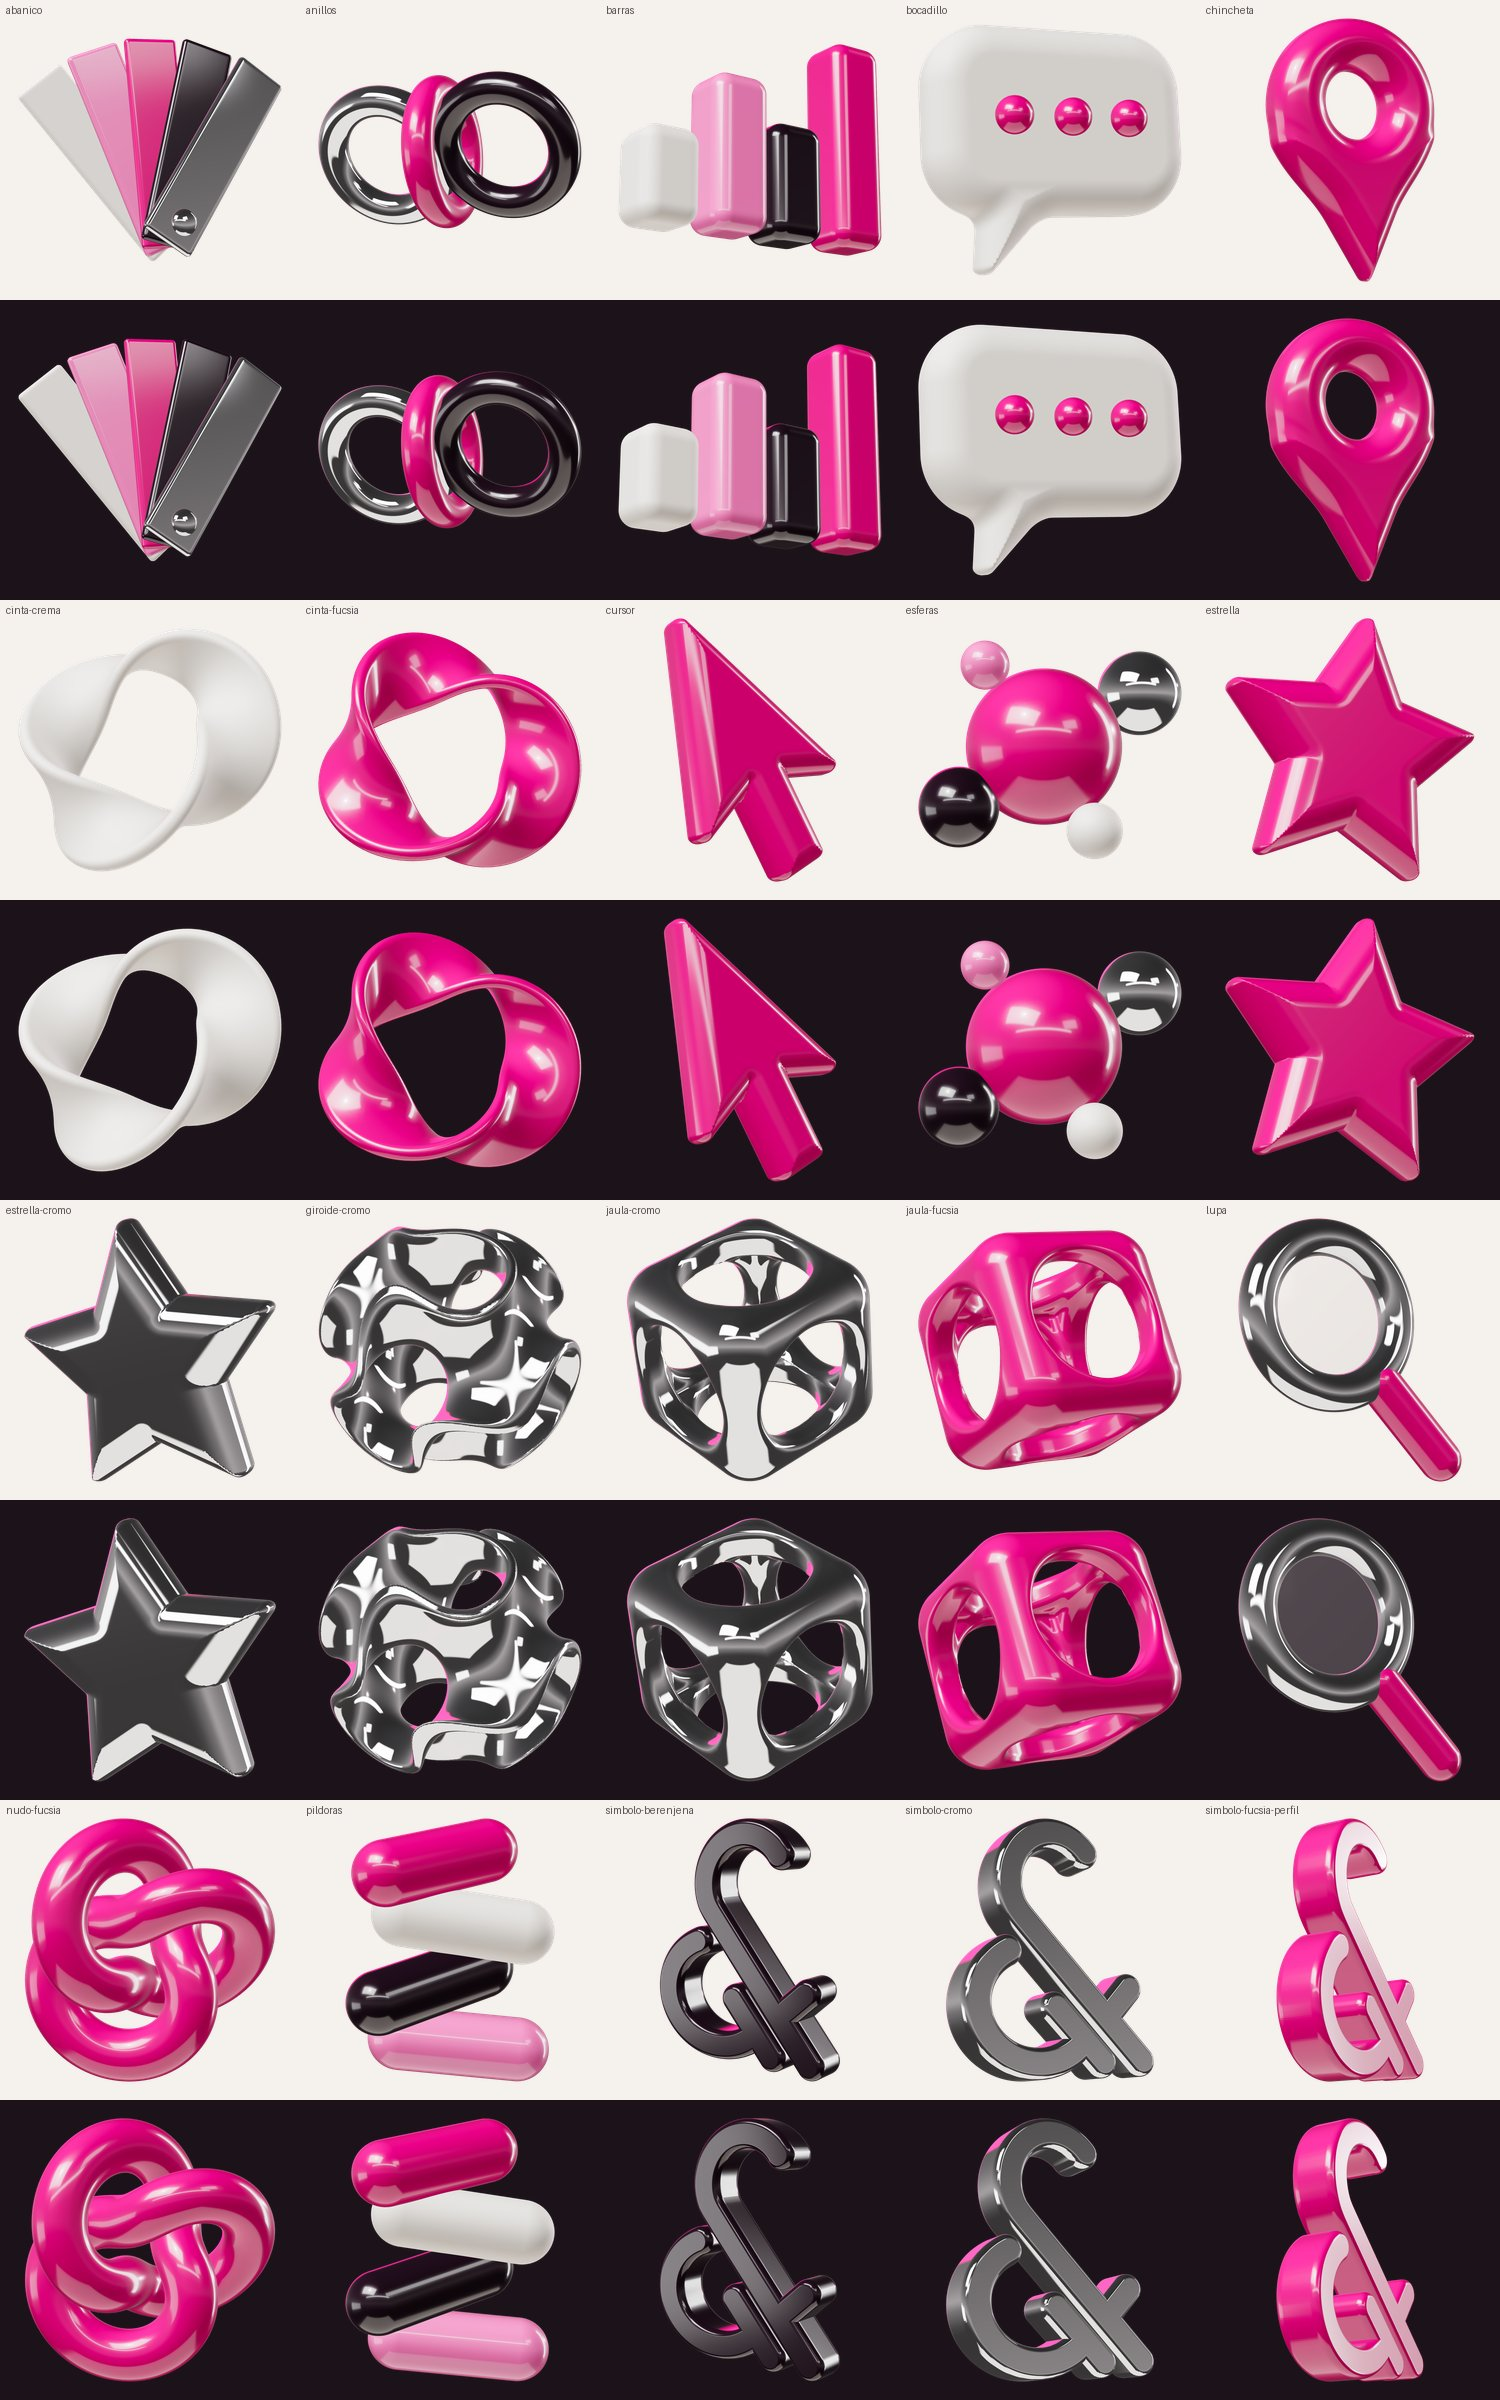

Here is the Python script that generated this plot:
# Hoja de revisión: todas las piezas sobre crema y sobre berenjena
from PIL import Image, ImageDraw
import os, sys
ns = sorted(f[:-4] for f in os.listdir('master') if f.endswith('.png'))
W = 300; cols = 5; rows = (len(ns) + cols - 1) // cols
c = Image.new('RGB', (W * cols, W * rows * 2), (245, 241, 236))
d = ImageDraw.Draw(c)
for i, n in enumerate(ns):
    im = Image.open('master/' + n + '.png').resize((W, W), Image.LANCZOS)
    x, y = (i % cols) * W, (i // cols) * W * 2
    c.paste(im, (x, y), im)
    bg = Image.new('RGB', (W, W), (28, 18, 25)); bg.paste(im, (0, 0), im); c.paste(bg, (x, y + W))
    d.text((x + 6, y + 4), n, fill=(90, 80, 85))
c.save(sys.argv[1] if len(sys.argv) > 1 else 'hoja.jpg', quality=85)
